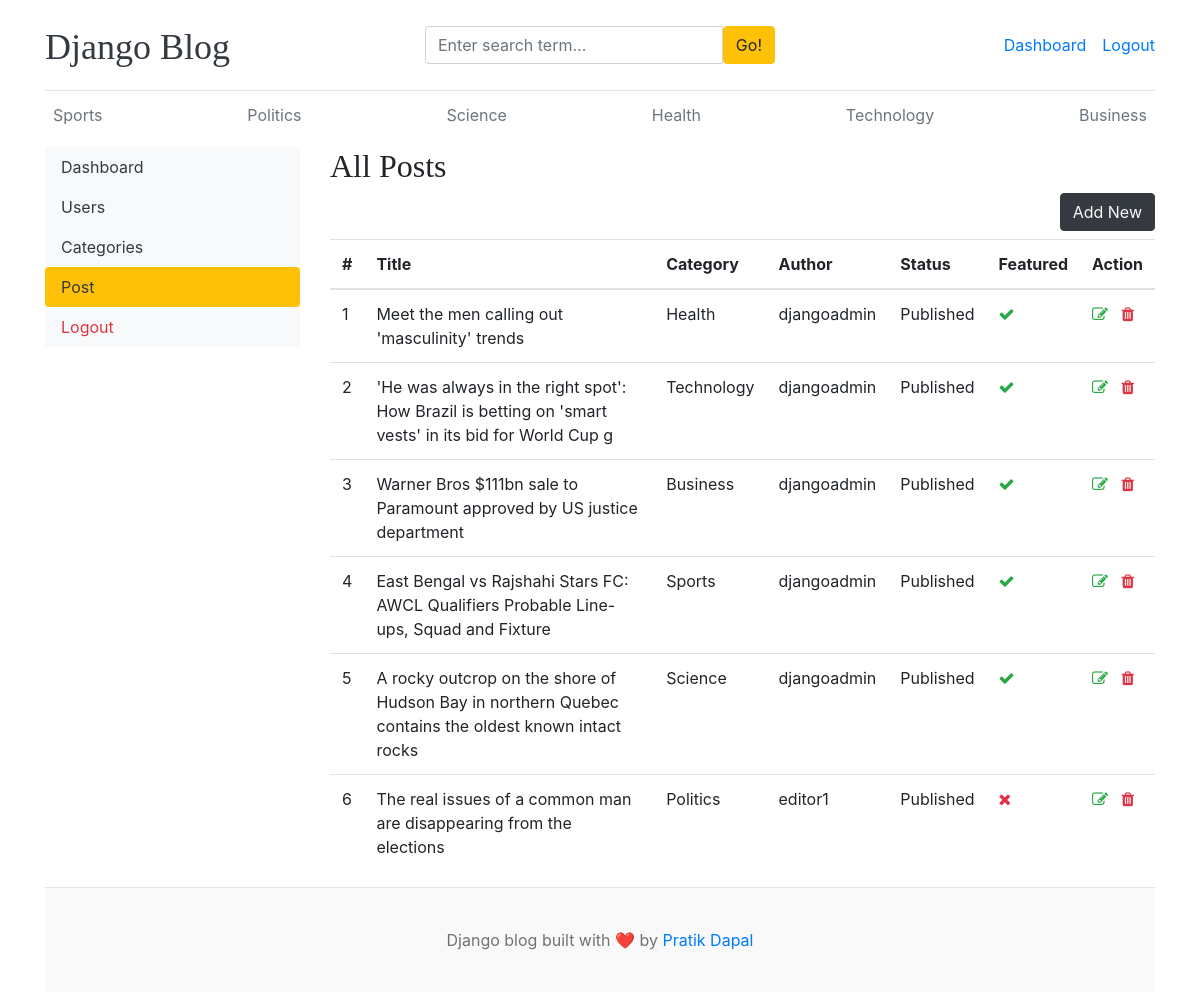
The page /dashboard/posts/ (signed in) on the database its author committed.
### blogs/models.py (models this page shows, shortened)
class Category(models.Model):
    category_name = models.CharField(max_length=50, unique=True)
    created_at = models.DateTimeField(auto_now_add=True)
    updated_at = models.DateTimeField(auto_now=True)
    class Meta:
        verbose_name_plural= 'categories'
    def __str__(self):
        return self.category_name

class Blog(models.Model):
    title = models.CharField(max_length=100)
    slug = models.SlugField(max_length=150, unique=True, blank=True)
    category = models.ForeignKey(Category, on_delete=models.CASCADE)
    author = models.ForeignKey(User, on_delete=models.CASCADE)
    featured_image = models.ImageField(upload_to='uploads/%Y/%m/%d')
    short_description = models.TextField(max_length=500)
    blog_body = models.TextField(max_length=2000)
    status = models.CharField(max_length=20, choices=STATUS_CHOICES ,default="Drafts")
    is_featured = models.BooleanField(default=False)
    created_at = models.DateTimeField(auto_now_add=True)
    updated_at = models.DateTimeField(auto_now=True)

### dashboards/views.py (the view)
# urls.py: path('posts/', views.posts, name='posts'),
@staff_required
def posts(request):
    posts = Blog.objects.all()
    context = {
        'posts':posts,
    }
    return render(request, 'dashboard/posts.html', context)

### blogs/context_processors.py (called while the page is built)
def get_categories(request):
    categories = Category.objects.all()
    return dict(categories=categories)

def get_social_links(request):
    social_links = SocialLink.objects.all()
    return dict(social_links=social_links)

### dashboards/views.py (called while the page is built)
def staff_required(view_func):
    @wraps(view_func)
    def wrapper(request, *args, **kwargs):
        if not request.user.is_authenticated:
            return redirect('login')
        if not request.user.is_staff:
            return render(request, 'permission_denied.html', status=403)
        return view_func(request, *args, **kwargs)
    return wrapper

### templates/dashboard/posts.html (shortened to what this page needs)
{% extends "base.html" %}
{% block content %}
<div class="row">
     {% include 'dashboard/sidebar.html' %}
     <div class="col-md-9">
        <h2>All Posts</h2>
        <a href="{% url 'add_post' %}" class="btn btn-dark text-light float-right mb-2">Add New</a>
        <table class="table table-hover">
            <thead>
                <tr>
                    <th>#</th>
                    <th>Title</th>
                    <th>Category</th>
                    <th>Author</th>
                    <th>Status</th>
                    <th>Featured</th>
                    <th>Action</th>
                </tr>
            </thead>
            <tbody>
            {% for post in posts  %}
                <tr>
                    <td>{{ forloop.counter }}</td>
                    <td>{{ post.title }}</td>
                    <td>{{ post.category }}</td>
                    <td>{{ post.author }}</td>
                    <td>{{ post.status}}</td>
                    <td>{% if post.is_featured %}<i class="fa fa-check text-success"></i>{% else %}<i class="fa fa-times text-danger"></i>{% endif %}</td>
                    <td>
                        <a href="{% url 'edit_post' post.id %}"><i class="fa fa-edit text-success"></i></a>
                        <a href="{% url 'delete_post' post.id %}"><i class="fa fa-trash text-danger"></i></a>
                    </td>
                </tr>
                {% endfor %}
            </tbody>
</table>
     </div>
</div>
{% endblock  %}

### templates/base.html (shortened to what this page needs)
{% load static%}
<!DOCTYPE html>
<html lang="en">
  <head>
    <link href="https://getbootstrap.com/docs/4.0/dist/css/bootstrap.min.css" rel="stylesheet">
    <link href="{% static 'css/blog.css'%}" rel="stylesheet">
    <link rel="stylesheet" href="https://cdnjs.cloudflare.com/ajax/libs/font-awesome/4.7.0/css/font-awesome.min.css">
  </head>
  <body>
    <div class="container">
      <header class="blog-header py-3">
        <div class="row flex-nowrap justify-content-between align-items-center">
          <div class="col-4 pt-1">
            <a class="blog-header-logo text-dark" href="/">Django Blog</a>
          </div>
          <div class="col-4">
            <form action="{% url "search" %}" method="GET">
              <div class="input-group">
                <input class="form-control" type="text" name="keyword" value="{{ keyword }}" placeholder="Enter search term..." aria-label="Enter search term...">
                <button type="submit" class="btn btn-warning" id="button-search" type="button">Go!</button>
              </div>
            </form>
          </div>
          <div class="col-4 d-flex justify-content-end align-items-center">
            {% if not user.is_authenticated %}
              <a class="btn btn-sm btn-warning" href="{% url 'login' %}">Login</a> &nbsp;
              <a class="btn btn-sm btn-outline-secondary" href="{% url 'register' %}">Register</a>
            {% else %}
            {% if user.is_staff %}
              <span>
               <a href="{% url 'dashboard' %}">Dashboard</a>
              </span>
            {% endif %}
              <span>
               <a href="{% url 'logout' %}">Logout</a>
              </span>
            {% endif %}
          </div>
        </div>
      </header>
      <div class="nav-scroller py-1 mb-2">
        <nav class="nav d-flex justify-content-between">
          {% for cat in categories %}
          <a class="p-2 text-muted" href="{% url 'posts_by_category' cat.id %}">{{ cat.category_name}}</a>
          {% endfor %}
        </nav>
      </div>
      {% block content%}
       {% endblock %}
    <footer class="blog-footer">
      <p>Django blog built with ❤️ by <a href="#">Pratik Dapal</a></p>
    </footer>
  </body>
</html>

### blog_main/static/css/blog.css (style rules this page uses)
.blog-header { border-bottom: 1px solid #e5e5e5; }
.blog-header-logo { font-family: "Playfair Display", Georgia, "Times New Roman", serif; font-size: 2.25rem; }
h1, h2, h3, h4, h5, h6 { font-family: "Playfair Display", Georgia, "Times New Roman", serif; }
.blog-footer { padding: 2.5rem 0; color: #727272; text-align: center; background-color: #f9f9f9; border-top: .05rem solid #e5e5e5; }
.blog-footer p:last-child { margin-bottom: 0; }

### rows shown on the page
Category: category_name "Sports"
Category: category_name "Politics"
Category: category_name "Science"
Category: category_name "Health"
Category: category_name "Technology"
Category: category_name "Business"
Blog: title "Meet the men calling out 'masculinity' trends", category "Health", author "djangoadmin", status "Published", is_featured True (drawn)
Blog: title "'He was always in the right spot': How Brazil is betting on 'smart vests' in its bid for World Cup g", category "Technology", author "djangoadmin", status "Published", is_featured True (drawn)
Blog: title "Warner Bros $111bn sale to Paramount approved by US justice department", category "Business", author "djangoadmin", status "Published", is_featured True (drawn)
Blog: title "East Bengal vs Rajshahi Stars FC: AWCL Qualifiers Probable Line-ups, Squad and Fixture", category "Sports", author "djangoadmin", status "Published", is_featured True (drawn)
Blog: title "A rocky outcrop on the shore of Hudson Bay in northern Quebec contains the oldest known intact rocks", category "Science", author "djangoadmin", status "Published", is_featured True (drawn)
Blog: title "The real issues of a common man are disappearing from the elections", category "Politics", author "editor1", status "Published", is_featured False (drawn)
